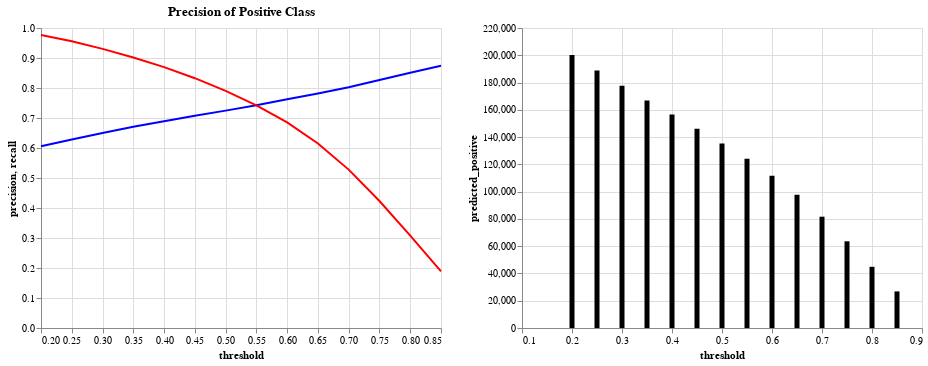

Source (notebook cell):
### Code cell
c1 = alt.Chart(res, title = "Precision of Positive Class").mark_line(color = 'blue',).encode(
x = 'threshold:Q',
    y = alt.Y('precision:Q')
)

c2 = alt.Chart(res).mark_line(color = 'red').encode(
x = 'threshold',
    y = alt.Y('recall')
)

c3 = alt.Chart(res).mark_bar(color = 'black').encode(
x = 'threshold',
    y = alt.Y('predicted_positive:Q')
)
(c1+c2) | c3

### Figure 1 — Vega-Lite specification as saved in the notebook (floating-point values rounded to 4 significant figures)
{"config": {"view": {"continuousWidth": 400, "continuousHeight": 300}}, "hconcat": [{"layer": [{"mark": {"type": "line", "color": "blue"}, "encoding": {"x": {"field": "threshold", "type": "quantitative"}, "y": {"field": "precision", "type": "quantitative"}}, "title": "Precision of Positive Class"}, {"mark": {"type": "line", "color": "red"}, "encoding": {"x": {"field": "threshold", "type": "quantitative"}, "y": {"field": "recall", "type": "quantitative"}}}]}, {"mark": {"type": "bar", "color": "black"}, "encoding": {"x": {"field": "threshold", "type": "quantitative"}, "y": {"field": "predicted_positive", "type": "quantitative"}}}], "data": {"name": "data-c9d030adf3a6652fadcc6d9c97f4b5fe"}, "$schema": "https://vega.github.io/schema/vega-lite/v4.17.0.json", "datasets": {"data-c9d030adf3a6652fadcc6d9c97f4b5fe": [{"threshold": 0.2, "predicted_positive": 200100.0, "precision": 0.6056, "recall": 0.9767}, {"threshold": 0.25, "predicted_positive": 188900.0, "precision": 0.6281, "recall": 0.9561}, {"threshold": 0.3, "predicted_positive": 177600.0, "precision": 0.65, "recall": 0.9304}, {"threshold": 0.35, "predicted_positive": 166900.0, "precision": 0.6705, "recall": 0.9016}, {"threshold": 0.4, "predicted_positive": 156600.0, "precision": 0.6891, "recall": 0.8695}, {"threshold": 0.45, "predicted_positive": 146000.0, "precision": 0.7076, "recall": 0.8327}, {"threshold": 0.5, "predicted_positive": 135400.0, "precision": 0.7246, "recall": 0.7904}, {"threshold": 0.55, "predicted_positive": 124100.0, "precision": 0.7426, "recall": 0.7424}, {"threshold": 0.6, "predicted_positive": 111600.0, "precision": 0.7622, "recall": 0.6853}, {"threshold": 0.65, "predicted_positive": 97640.0, "precision": 0.782, "recall": 0.6152}, {"threshold": 0.7, "predicted_positive": 81620.0, "precision": 0.8028, "recall": 0.528}, {"threshold": 0.75, "predicted_positive": 63570.0, "precision": 0.8264, "recall": 0.4233}, {"threshold": 0.8, "predicted_positive": 44880.0, "precision": 0.851, "recall": 0.3078}, {"threshold": 0.85, "predicted_positive": 26830.0, "precision": 0.8741, "recall": 0.189}]}}
